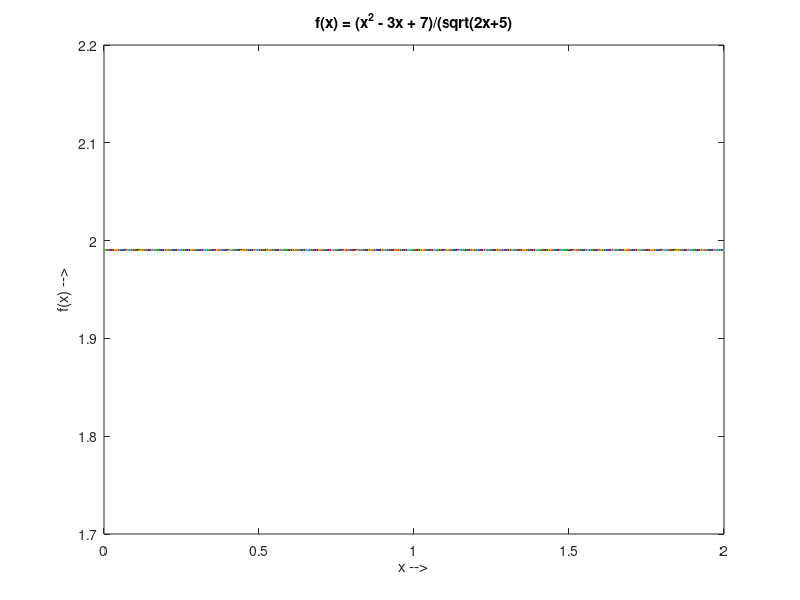

Write the MATLAB code that produced this figure.
%{
Class : ENGR15100: Software Tools for Engineers
Instructor : Xiaoli Yang
Author : [Daniel Olsson]
Assignment : Lab [5]
File Name : DanielOlssonLab5Problem2.m
(eg: Xiaoli_Yang_LAB1_Problem1.m)
Date : [10]/[5]/[2021]
%}
%clear workspace
clear
%clear screen
clc
%display your name
disp('Daniel Olsson');
disp('Starting L5 P2');
%Start your source code here

%assigned questions

% 1)
x = 0:0.001:2;
y = (((x.^(2))-(3*x)+7)/(sqrt((2*x)+5)));

plot (x, y)

xlabel('x -->')
ylabel('f(x) -->')
title('f(x) = (x^2 - 3x + 7)/(sqrt(2x+5)')

%End your code
disp('Completed');